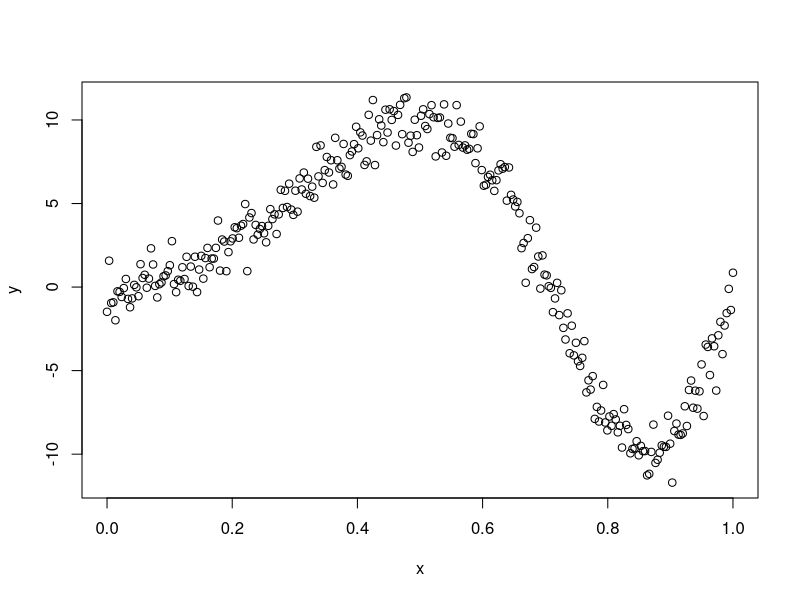
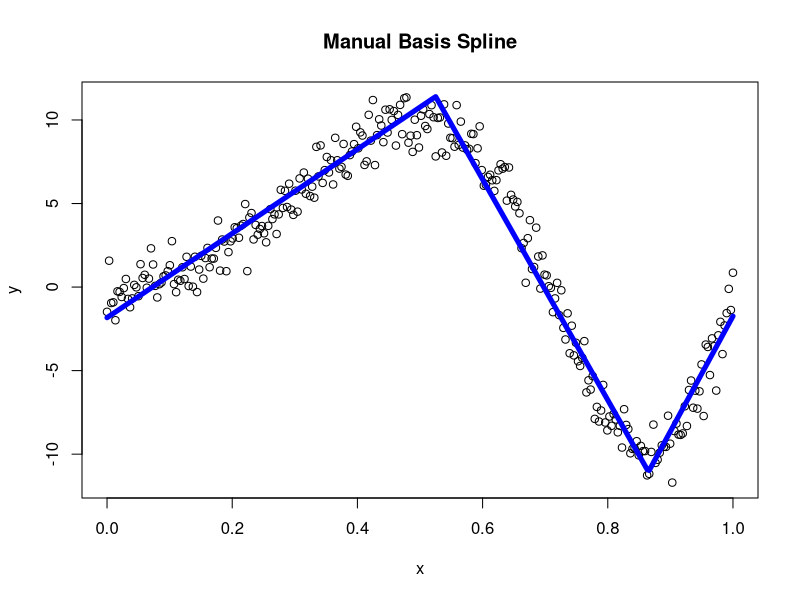
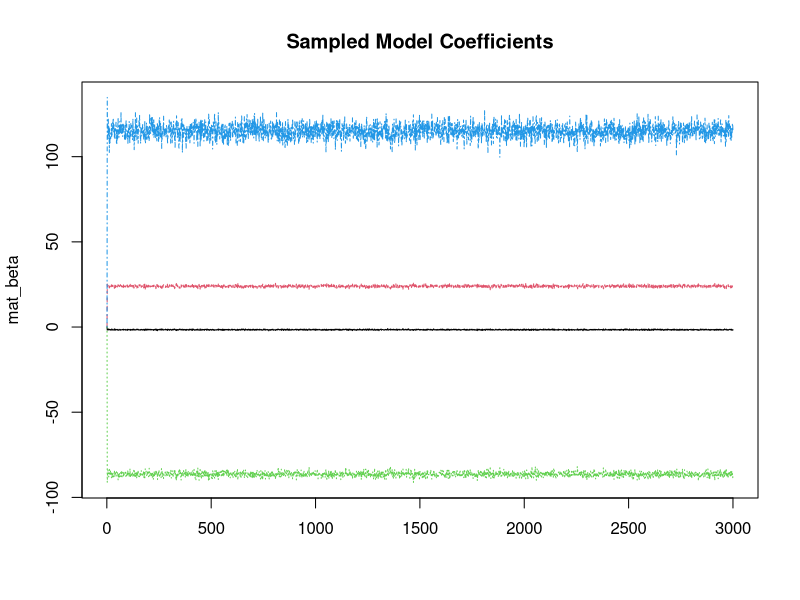
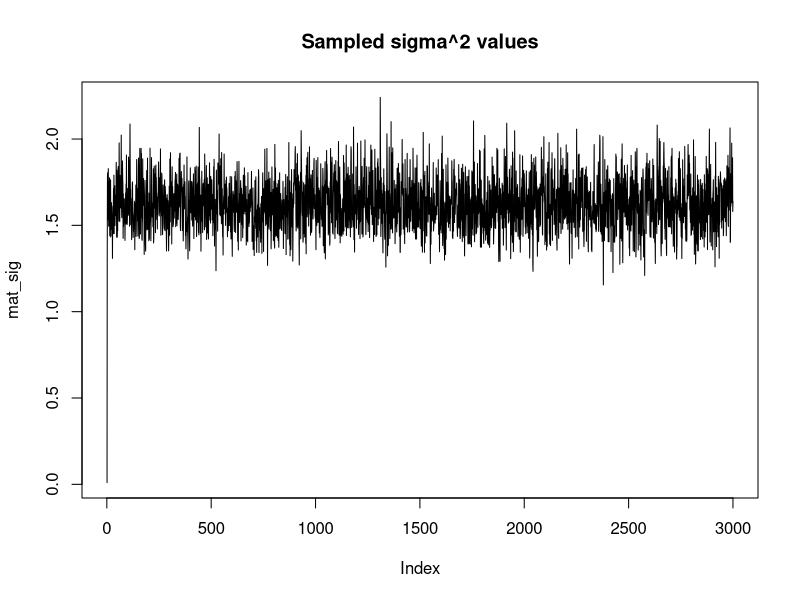
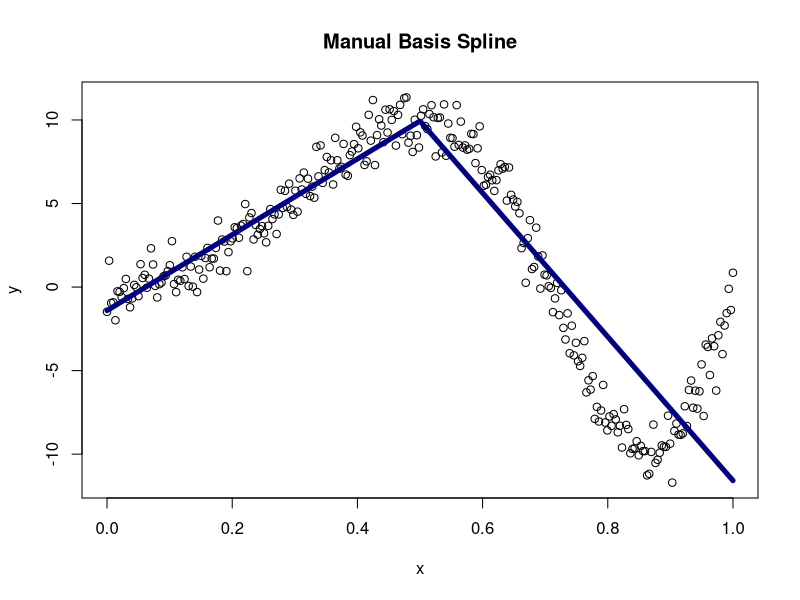
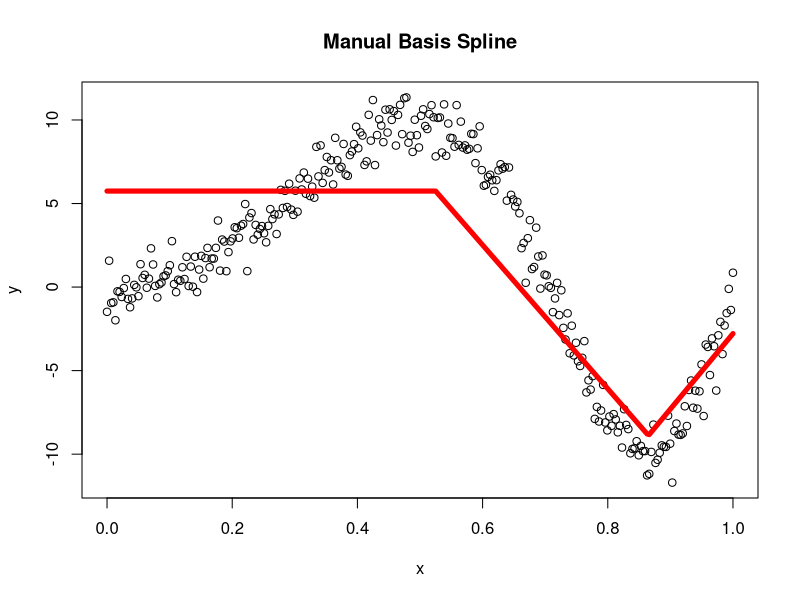
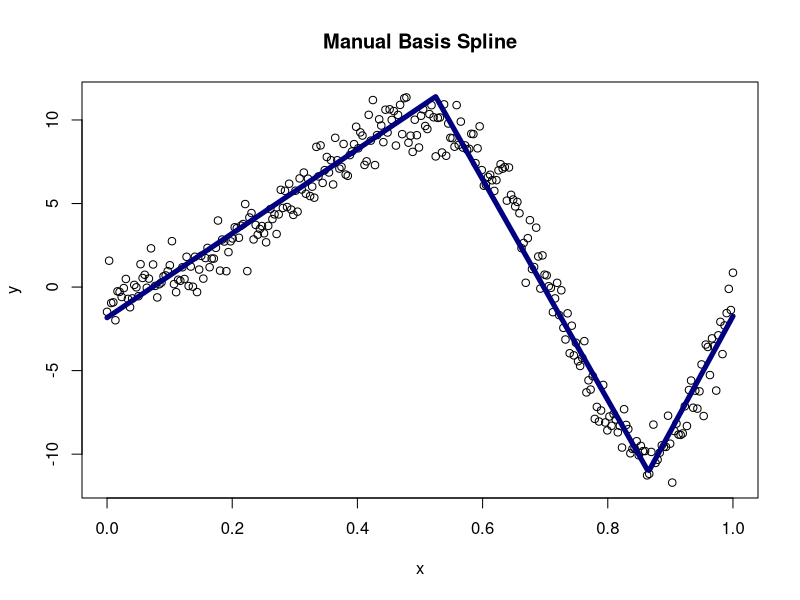
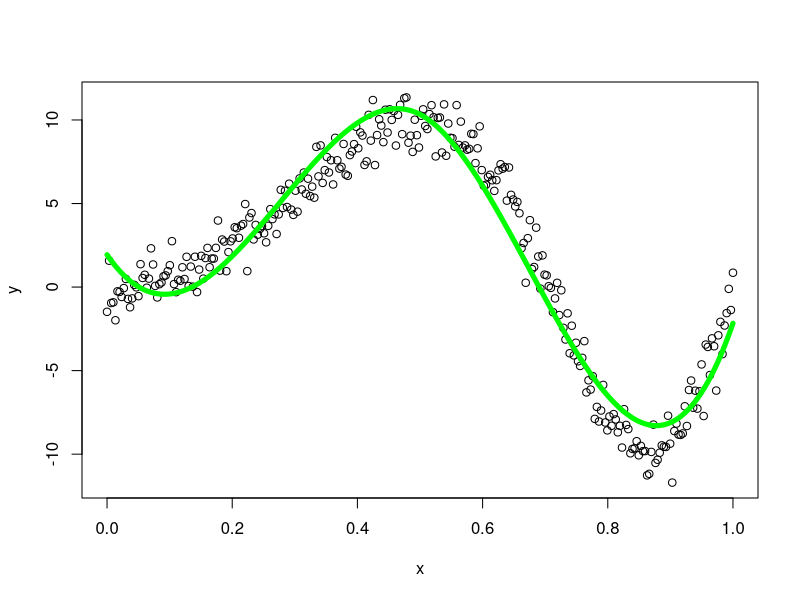

Generate these figures, in order, with R:
## ---- chunk 1
knitr::opts_chunk$set(echo = TRUE)
## ---- chunk 2
set.seed(12)
n<-300
x<-seq(0,1,length.out=n)
y<-sin(2*pi*x^2)*10+rnorm(n)
plot(x,y)
## ---- chunk 3
generate_spline <- function(tvec, y, x, nknot = length(tvec)) {
  s <- sample(c(1), nknot, replace = TRUE)
  Bmat <- matrix(NA, nknot, length(x))
  hs <- Bmat
  
  for(i in 1:nknot) {
    for(j in 1:length(x)) {
      Bmat[i,j] <- max(s[i] * (x[j] - tvec[i]), 0)
    } #creating basis
  }
  
  mBmat <- t(Bmat)
  mod <- lm(y ~ mBmat) #use gibbs to sample coefs in bayes
  pred <- predict(mod)
  
  sq <- x
  for(ii in 1:nknot) {
    if(s[i] == 1) {
      hs[ii,] <- sq - tvec[ii]
      hs[ii,][sq < tvec[ii]] <- 0
    }
    else {
      hs[ii,] <- -1*(sq - tvec[ii])
      hs[ii,][sq < tvec[ii]] <- 0
    }
  } #setting x values
  
  plot(x,y, main = "Manual Basis Spline")
  lines(x, pred, type = "l", lwd = 5, col="blue1")
  summary(mod)
}

## ---- chunk 4
tv <- c(0, 0.525, 0.865) #vector of t-values
generate_spline(tv, y = y, x = x)
## ---- chunk 5
library(mvtnorm)
bayes_spline <- function(tvec, y, x, nknot = length(tvec)) {
  s <- sample(c(1), nknot, replace = TRUE)
  Bmat <- matrix(NA, nknot, length(x))
  hs <- Bmat
  
  for(i in 1:nknot) {
    for(j in 1:length(x)) {
      Bmat[i,j] <- max(s[i] * (x[j] - tvec[i]), 0)
    } #creating basis
  }
  
  X <- t(Bmat)
  X <- cbind(1, X)
  
  p_sig <- function(a = 0, b = 0, n = nrow(X), beta) {
    a_term <- a + (n/2)
    b_term <- 0.5 * (2*b + (t(y - (X %*% beta)) %*% (y - (X %*% beta)))) #y, X defined above
    1 / rgamma(1, shape = a_term, rate = b_term)
  }
  
  p_beta <- function(sig_sq, tau_sq = 100, p = ncol(X)-1) {
    sig <- solve( (1/sig_sq) * (t(X) %*% X) + (1/tau_sq) * diag(p+1) )
    mu <- (1/sig_sq) * sig %*% t(X) %*% y
    rmvnorm(1, mean = mu, sigma = sig)
  }
  
  
  gibbs <- function(its) {
    mat_beta <- matrix(NA, its, ncol(X))
    mat_sig <- rep(NA, its)
    mat_sig[1] <- 0.01
    mat_beta[1,] <- rep(0, ncol(X))
    for(it in 2:its) {
      mat_beta[it,] <- p_beta(sig_sq = mat_sig[it-1])
      mat_sig[it] <- p_sig(beta = mat_beta[it,])
    }
    list(mat_beta, mat_sig)
  }

  its <- 3000
  a <- gibbs(its = its)
  mat_beta <- a[[1]] #beta values
  mat_sig <- a[[2]] #sig^2 values  
  
  sq <- x
  for(ii in 1:nknot) {
    if(s[i] == 1) {
      hs[ii,] <- sq - tvec[ii]
      hs[ii,][sq < tvec[ii]] <- 0
    }
    else {
      hs[ii,] <- -1*(sq - tvec[ii])
      hs[ii,][sq > tvec[ii]] <- 0
    }
  } #setting x values
  
  list(mat_beta, mat_sig)
}
mat_beta <- bayes_spline(c(0, 0.525, 0.865), y = y, x = x)[[1]]
mat_sig <- bayes_spline(c(0, 0.525, 0.865), y = y, x = x)[[2]]
## ---- chunk 6
matplot(mat_beta, type = "l", main = "Sampled Model Coefficients")
plot(mat_sig, type = "l", main = "Sampled sigma^2 values")
## ---- chunk 7
burn <- 1:15
colMeans(mat_beta[-burn,]) #target: -1.83, 25.19, -91.23, 135.03
mean(mat_sig[-burn]) #target: 1.46
## ---- chunk 8
t1 <- 0.5 #knot at 0.5
s <- 1
B1 <- rep(NA, length(x))

for(i in 1:length(x)) {
  B1[i] <- max(s * (x[i] - t1), 0)
}
mod <- lm(y ~ x + B1)
summary(mod)

cf <- mod$coefficients
sq <- x
hs <- sq - t1
hs[sq < t1] <- 0
yfit <- cf[1] + cf[2]*x + cf[3]*hs

plot(x,y, main = "Manual Basis Spline")
lines(x, yfit, type = "l", lwd = 5, col="navy")
## ---- chunk 9
t1 <- 0.525 
t2 <- 0.865 
s <- 1
B1 <- rep(NA, length(x))
B2 <- B1

for(i in 1:length(x)) {
  B1[i] <- max(s * (x[i] - t1), 0)
  B2[i] <- max(s * (x[i] - t2), 0)
}
mod <- lm(y ~ B1 + B2)

cf <- mod$coefficients
sq <- x
hs1 <- sq - t1
hs1[sq < t1] <- 0

hs2 <- sq - t2
hs2[sq < t2] <- 0

yfit <- cf[1] + cf[2]*x + cf[3]*hs1 + cf[4]*hs2
yfit2 <- predict(mod) #same thing 

plot(x,y, main = "Manual Basis Spline")
lines(x, yfit2, type = "l", lwd = 5, col="red")
## ---- chunk 10
t1 <- 0 #knot at 0.5
t2 <- 0.525 #another knot at 0.85
t3 <- 0.865
s <- 1
B1 <- rep(NA, length(x))
B3 <- B2 <- B1

for(i in 1:length(x)) {
  B1[i] <- max(s * (x[i] - t1), 0)
  B2[i] <- max(s * (x[i] - t2), 0)
  B3[i] <- max(s * (x[i] - t3), 0)
}
mod <- lm(y ~ B1 + B2 + B3)
summary(mod)

cf <- mod$coefficients
sq <- x

hs1 <- sq - t1
hs1[sq < t1] <- 0

hs2 <- sq - t2
hs2[sq < t2] <- 0

hs3 <- sq - t3
hs3[sq < t3] <- 0

yfit2 <- cf[1] + cf[2]*x + cf[3]*hs1 + cf[4]*hs2 + cf[5]*hs3
yfit <- predict(mod)
plot(x,y, main = "Manual Basis Spline")
lines(x, yfit, type = "l", lwd = 5, col="navy")
## ---- chunk 11
library(splines)
df <- data.frame(y, x)
m2 <- lm(y ~ bs(x, knots = 0.5), data = df)
pred <- predict(m2)

plot(x,y)
lines(x, pred, lwd = 5, col = "green")
## ---- chunk 12
m2 <- lm(y ~ bs(x, knots = 0.8), data = df)
pred <- predict(m2)

plot(x,y)
lines(x, pred, lwd = 5, col = "green")
## ---- chunk 13
m1 <- lm(y ~ bs(x, knots = c(0.525, 0.865)), data = df)
pred <- predict(m1)

plot(x,y)
lines(x, pred, lwd = 5, col = "blue")

## ---- chunk 14
m2 <- lm(y ~ bs(x, knots = seq(0.1,1,by=0.02)), data = df)
pred <- predict(m2)

plot(x,y)
lines(x, pred, lwd = 5, col = "green")
## ---- chunk 15
m3 <- lm(y ~ ns(x, knots = c(0.5, 0.82)), data = df)
pred <- predict(m3)

plot(x,y)
lines(x, pred, lwd = 5, col = "purple")

summary(m1)
